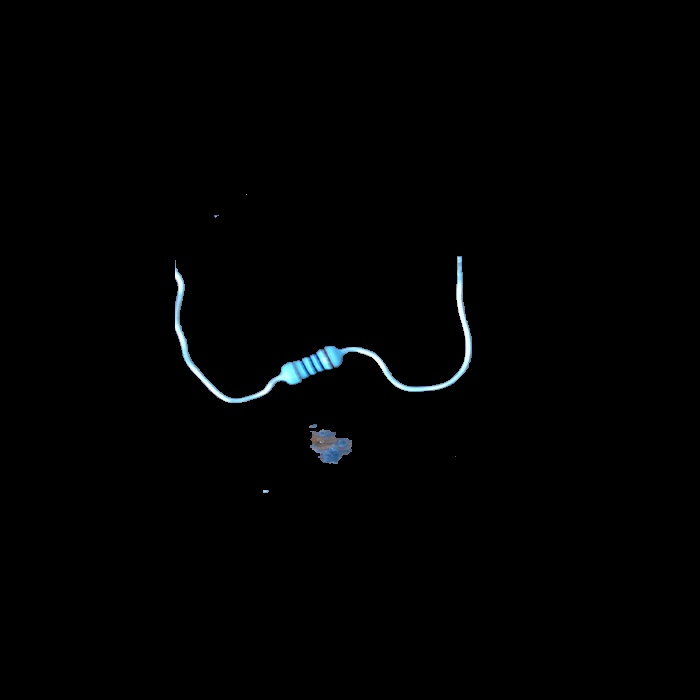
#> input picture archive_clean/100R_1-4W/100R_1-4W_(103).jpg, 700 x 700 px; its folder holds only this picture in this run
$ python preprocess.py
#> lines starting #> are read from the running program, lines starting #| are printed output that depends on the picture; after the words box and inside, x2 and y2 are one past the last pixel; in counts of white or black regions, pixels touching at a corner belong together
### python/contour.py
#?------------------------------------------------------------
#? Author: Nolan Tuttle & Mathew Hobson
#? Project: ResistorClassification
#?------------------------------------------------------------

import cv2 as cv
import numpy as np

# ── GrabCut ───────────────────────────────────────────────────────────────────
# Fraction of image width/height reserved as definite background hint.
# Increase if the resistor is small relative to the frame; decrease if it
# fills most of the frame.
RECT_MARGIN_X = 0.40
RECT_MARGIN_Y = 0.40
GC_ITER       = 7       # GrabCut EM iterations

# ── Foreground mask cleanup ───────────────────────────────────────────────────
CLOSE_SIZE = 5          # ellipse kernel for closing (fills gaps in body mask)
CLOSE_ITER = 3
OPEN_SIZE  = 4          # ellipse kernel for opening (removes isolated noise)
OPEN_ITER  = 2

# ── Initial contour selection (includes leads) ────────────────────────────────
MIN_AREA    = 677       # minimum pixel area for candidate contour
CENTER_ZONE = 0.31      # fraction of image considered "center" (x and y)

# ── Body isolation via erosion (strips leads) ─────────────────────────────────
ERODE_SIZE = 8
ERODE_ITER = 1

# ── Body shape validation (after lead removal) ────────────────────────────────
BODY_ASPECT_MIN = 1.1   # min length/width of resistor body
BODY_ASPECT_MAX = 8.0   # max length/width
BODY_CONVEXITY  = 0.52  # min area/convex-hull-area ratio


# ─────────────────────────────────────────────────────────────────────────────

def _grabcut_fg(img, rect_margin_x, rect_margin_y, gc_iter):
    """Return a binary foreground mask using two-pass GrabCut.

    Pass 1: rect initialisation — rough foreground region.
    Pass 2: seed from pass-1 result — eroded core = definite FG,
            dilated inverse = definite BG. Refines edges significantly.
    """
    h, w = img.shape[:2]
    mx   = max(int(w * rect_margin_x), 1)
    my   = max(int(h * rect_margin_y), 1)
    rect = (mx, my, w - 2 * mx, h - 2 * my)

    mask = np.zeros((h, w), np.uint8)
    bgd  = np.zeros((1, 65), np.float64)
    fgd  = np.zeros((1, 65), np.float64)

    # Pass 1 — rect init
    cv.grabCut(img, mask, rect, bgd, fgd, gc_iter, cv.GC_INIT_WITH_RECT)
    fg1 = np.where((mask == 1) | (mask == 3), 255, 0).astype(np.uint8)

    # Pass 2 — seed from pass-1 result
    # erode fg1 heavily → definite foreground core
    # dilate complement  → definite background shell
    k_fg = cv.getStructuringElement(cv.MORPH_ELLIPSE, (15, 15))
    k_bg = cv.getStructuringElement(cv.MORPH_ELLIPSE, (3,  3))
    sure_fg = cv.erode(fg1,             k_fg, iterations=3)
    sure_bg = cv.dilate(255 - fg1,      k_bg, iterations=2)

    mask2 = np.full((h, w), cv.GC_PR_FGD, dtype=np.uint8)  # prob fg by default
    mask2[sure_bg == 255] = cv.GC_BGD   # definite background
    mask2[sure_fg == 255] = cv.GC_FGD   # definite foreground

    bgd2 = np.zeros((1, 65), np.float64)
    fgd2 = np.zeros((1, 65), np.float64)
    cv.grabCut(img, mask2, None, bgd2, fgd2, gc_iter, cv.GC_INIT_WITH_MASK)

    return np.where((mask2 == 1) | (mask2 == 3), 255, 0).astype(np.uint8)


def _in_center(contour, cx_min, cx_max, cy_min, cy_max):
    x, y, w, h = cv.boundingRect(contour)
    ccx = x + w / 2
    ccy = y + h / 2
    return cx_min < ccx < cx_max and cy_min < ccy < cy_max


def isolate_band_region(image_path,
                        rect_margin_x=RECT_MARGIN_X,
                        rect_margin_y=RECT_MARGIN_Y,
                        gc_iter=GC_ITER,
                        close_size=CLOSE_SIZE,
                        close_iter=CLOSE_ITER,
                        open_size=OPEN_SIZE,
                        open_iter=OPEN_ITER,
                        min_area=MIN_AREA,
                        center_zone=CENTER_ZONE,
                        erode_size=ERODE_SIZE,
                        erode_iter=ERODE_ITER,
                        body_aspect_min=BODY_ASPECT_MIN,
                        body_aspect_max=BODY_ASPECT_MAX,
                        body_convexity=BODY_CONVEXITY):

    img = cv.imread(image_path)
    if img is None:
        raise ValueError(f"Cannot read image: {image_path}")

    debug_img        = img.copy()
    img_h, img_w     = img.shape[:2]

    # ── 1. GrabCut foreground mask ────────────────────────────────────────────
    fg = _grabcut_fg(img, rect_margin_x, rect_margin_y, gc_iter)

    # ── 2. Morphological cleanup ──────────────────────────────────────────────
    ck = cv.getStructuringElement(cv.MORPH_ELLIPSE, (close_size, close_size))
    ok = cv.getStructuringElement(cv.MORPH_ELLIPSE, (open_size,  open_size))
    fg = cv.morphologyEx(fg, cv.MORPH_CLOSE, ck, iterations=close_iter)
    fg = cv.morphologyEx(fg, cv.MORPH_OPEN,  ok, iterations=open_iter)

    # ── 3. Pick best centered contour (may include leads) ─────────────────────
    contours, _ = cv.findContours(fg, cv.RETR_EXTERNAL, cv.CHAIN_APPROX_SIMPLE)
    if not contours:
        raise ValueError("No contours in GrabCut mask")

    margin_x = img_w * (1 - center_zone) / 2
    margin_y = img_h * (1 - center_zone) / 2
    cx_min, cx_max = margin_x, img_w - margin_x
    cy_min, cy_max = margin_y, img_h - margin_y

    centered = [c for c in contours
                if cv.contourArea(c) >= min_area
                and _in_center(c, cx_min, cx_max, cy_min, cy_max)]

    if not centered:
        raise ValueError("No sufficiently large centered contour")

    best = max(centered, key=cv.contourArea)

    # ── 4. Erode to strip leads ───────────────────────────────────────────────
    full_mask = np.zeros((img_h, img_w), dtype=np.uint8)
    cv.drawContours(full_mask, [best], -1, 255, thickness=cv.FILLED)

    ek     = cv.getStructuringElement(cv.MORPH_ELLIPSE, (erode_size, erode_size))
    eroded = cv.erode(full_mask, ek, iterations=erode_iter)

    if cv.countNonZero(eroded) == 0:
        raise ValueError("Erosion removed the entire region — increase erode_size or erode_iter")

    # ── 5. Validate body shape ────────────────────────────────────────────────
    body_ctrs, _ = cv.findContours(eroded, cv.RETR_EXTERNAL, cv.CHAIN_APPROX_SIMPLE)
    if not body_ctrs:
        raise ValueError("No body contours after erosion")

    body_candidates = []
    for c in body_ctrs:
        area = cv.contourArea(c)
        if area < min_area / 2:
            continue
        _, (bw, bh), _ = cv.minAreaRect(c)
        if min(bw, bh) == 0:
            continue
        aspect = max(bw, bh) / min(bw, bh)
        if not (body_aspect_min <= aspect <= body_aspect_max):
            continue
        hull      = cv.convexHull(c)
        hull_area = cv.contourArea(hull)
        if hull_area > 0 and area / hull_area >= body_convexity:
            body_candidates.append(c)

    if not body_candidates:
        raise ValueError("No valid body contour after shape filtering")

    body = max(body_candidates, key=cv.contourArea)

    # ── 6. Rotate and crop ────────────────────────────────────────────────────
    rect_rot          = cv.minAreaRect(body)
    center, (bw, bh), angle = rect_rot

    if bw < bh:
        bw, bh = bh, bw
        angle += 90

    M       = cv.getRotationMatrix2D(center, angle, 1.0)
    rotated = cv.warpAffine(img, M, (img_w, img_h),
                            flags=cv.INTER_LINEAR,
                            borderMode=cv.BORDER_REPLICATE)

    cx, cy = int(center[0]), int(center[1])
    half_w = int(bw / 2)
    half_h = int(bh / 2)
    x1, x2 = max(cx - half_w, 0), min(cx + half_w, img_w)
    y1, y2 = max(cy - half_h, 0), min(cy + half_h, img_h)

    body_crop = rotated[y1:y2, x1:x2]

    # ── Debug overlay ─────────────────────────────────────────────────────────
    box_pts = cv.boxPoints(rect_rot).astype(np.int32)
    cv.drawContours(debug_img, [box_pts], 0, (0, 255, 0), 2)
    cv.putText(debug_img, "Resistor body",
               (box_pts[1][0], box_pts[1][1] - 10),
               cv.FONT_HERSHEY_SIMPLEX, 0.5, (0, 255, 0), 1)

    return body_crop, debug_img


def preprocess_for_feature_extraction(image_path):
    band_crop, _ = isolate_band_region(image_path)
    return band_crop

### python/preprocess.py
#?------------------------------------------------------------
#? Author: Nolan Tuttle & Mathew Hobson
#? Project: ResistorClassification
#?------------------------------------------------------------

import os
import cv2 as cv
import shutil as sh
from contour import isolate_band_region


def preprocess_dir(src, dst='archive_clean'):
#> called with src = 'archive', dst = 'archive_clean'
    print(f'Copying {src} -> {dst} ...')
    sh.copytree(src, dst, dirs_exist_ok=True)

    all_files = [
        os.path.join(root, f)
        for root, _, files in os.walk(dst)
        for f in files if f.endswith('.jpg')
    ]
    total   = len(all_files)
    count   = 0
    skipped = 0

    print(f'Processing {total} images...\n')

    for filepath in all_files:
        count += 1

        image = cv.imread(filepath)
#> image is the input picture: shape (700, 700, 3); mean B, G, R 2.2, 2, 1.5
        if image is None:
            print(f'  [SKIP] unreadable: {filepath}')
            os.remove(filepath)
            skipped += 1
            continue

        try:
            band_crop, _ = isolate_band_region(filepath)
#> in _grabcut_fg, `sure_fg = cv.erode(fg1,             k_fg, iterations=3)`:
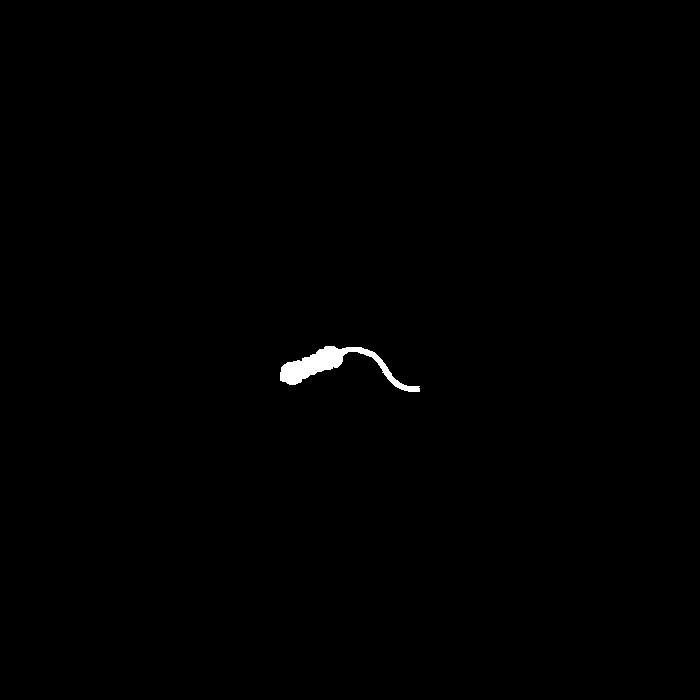
#> fg1: shape (700, 700); 0.38% white; 1 white region, box (x1, y1, x2, y2) and area: (280, 346, 420, 392) 1868
#> in isolate_band_region, `fg = _grabcut_fg(img, rect_margin_x, rect_margin_y, gc_iter)`:
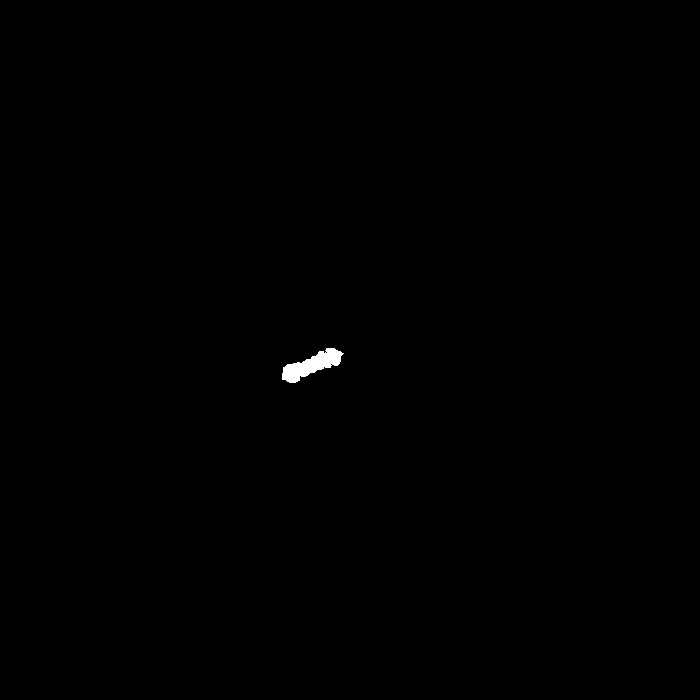
#> fg: shape (700, 700); 0.2% white; 1 white region, box (x1, y1, x2, y2) and area: (282, 348, 344, 383) 1001
#> in isolate_band_region, `fg = cv.morphologyEx(fg, cv.MORPH_CLOSE, ck, iterations=close_iter)`: fg: shape (700, 700); 0.21% white; 1 white region, box (x1, y1, x2, y2) and area: (282, 348, 344, 383) 1043
#> in isolate_band_region, `fg = cv.morphologyEx(fg, cv.MORPH_OPEN,  ok, iterations=open_iter)`: fg: shape (700, 700); 0.21% white; 1 white region
#> in isolate_band_region, `contours, _ = cv.findContours(fg, cv.RETR_EXTERNAL, cv.CHAIN_APPROX_SI..`: contours = 1 contour; box (x1, y1, x2, y2) and area: (284, 350, 343, 385) 954
#> in isolate_band_region, `centered = [c for c in contours if cv.contourArea(c) >= min_area and _..`: centered has the same summary as contours
#> in isolate_band_region, `best = max(centered, key=cv.contourArea)`: best = contour of 89 points, box (x1, y1, x2, y2) (284, 350, 343, 385), area 954
#> in isolate_band_region, `eroded = cv.erode(full_mask, ek, iterations=erode_iter)`:
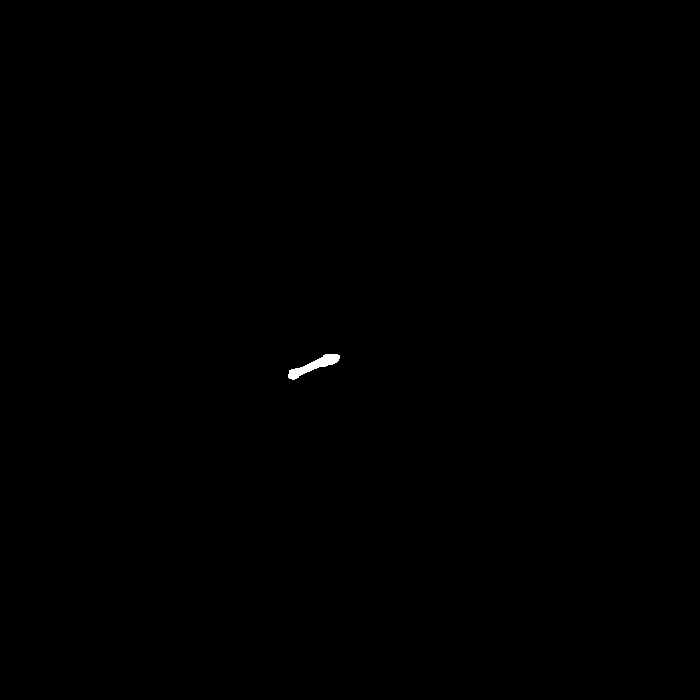
#> eroded: shape (700, 700); 0.1% white; 1 white region
#> in isolate_band_region, `body_ctrs, _ = cv.findContours(eroded, cv.RETR_EXTERNAL, cv.CHAIN_APPR..`: body_ctrs = 1 contour; box (x1, y1, x2, y2) and area: (288, 354, 340, 380) 427
#> the loop in isolate_band_region, `for c in body_ctrs:` made 1 pass
#> (area, bw, bh, aspect, hull_area) on pass 1: (427, 55.52, 11.87, 4.68, 562)
#> after the loop in isolate_band_region, `for c in body_ctrs:`: body_candidates has the same summary as body_ctrs
#> in isolate_band_region, `body = max(body_candidates, key=cv.contourArea)`: body = contour of 78 points, box (x1, y1, x2, y2) (288, 354, 340, 380), area 427
#> in isolate_band_region, `rect_rot          = cv.minAreaRect(body)`: rect_rot = ((313.1, 365.1), (55.52, 11.87), -21.54)
#> in isolate_band_region, `center, (bw, bh), angle = rect_rot`: center = (313.1, 365.1); angle = -21.54
#> in isolate_band_region, `M       = cv.getRotationMatrix2D(center, angle, 1.0)`: M = [[0.93, -0.367, 155.9], [0.367, 0.93, -89.47]]
#> in isolate_band_region, `cx, cy = int(center[0]), int(center[1])`: cx = 313; cy = 365
#> in isolate_band_region, `half_w = int(bw / 2)`: half_w = 27
#> in isolate_band_region, `half_h = int(bh / 2)`: half_h = 5
#> in isolate_band_region, `x1, x2 = max(cx - half_w, 0), min(cx + half_w, img_w)`: x1 = 286; x2 = 340
#> in isolate_band_region, `y1, y2 = max(cy - half_h, 0), min(cy + half_h, img_h)`: y1 = 360; y2 = 370
#> in isolate_band_region, `box_pts = cv.boxPoints(rect_rot).astype(np.int32)`: box_pts = [[289, 380], [285, 369], [336, 349], [341, 360]]
#> in isolate_band_region, `cv.putText(debug_img, "Resistor body", (box_pts[1][0], box_pts[1][1] -..`:
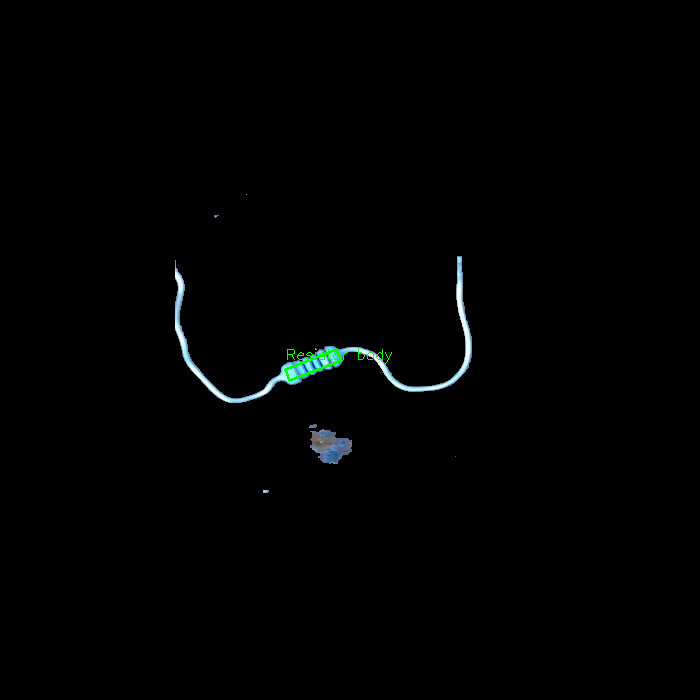
#> debug_img: shape (700, 700, 3); mean B, G, R 2, 2.1, 1.4
            band_crop    = cv.resize(band_crop, (700, 700))
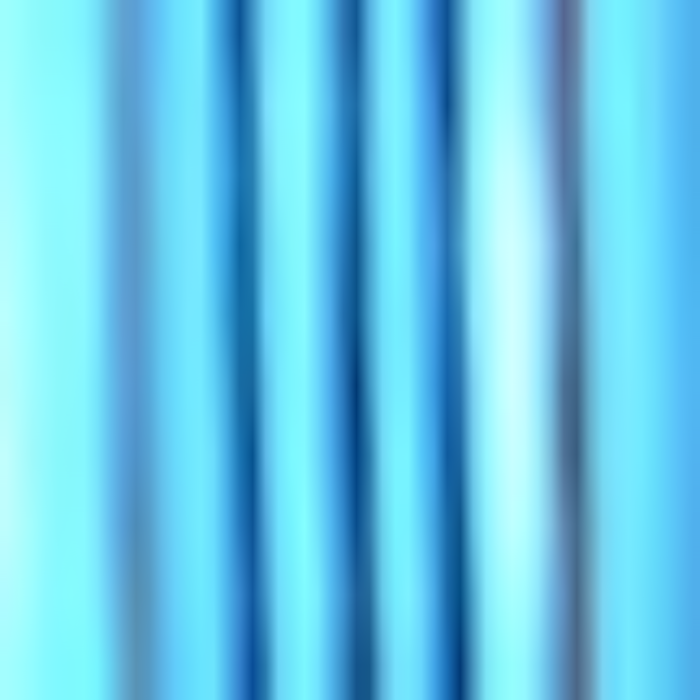
#> band_crop: shape (700, 700, 3); mean of channels 0, 1, 2 231.3, 199.8, 104.7; drawn as B, G, R
            cv.imwrite(filepath, band_crop)
        except Exception as e:
            print(f'  [SKIP] {os.path.basename(filepath)} — {e}')
            os.remove(filepath)
            skipped += 1
            continue

        if count % 50 == 0 or count == total:
            pct = count / total * 100
            print(f'  {count}/{total}  ({pct:.1f}%)  skipped: {skipped}')
#> pass 2 of the loop in preprocess_dir, `for filepath in all_files:`:
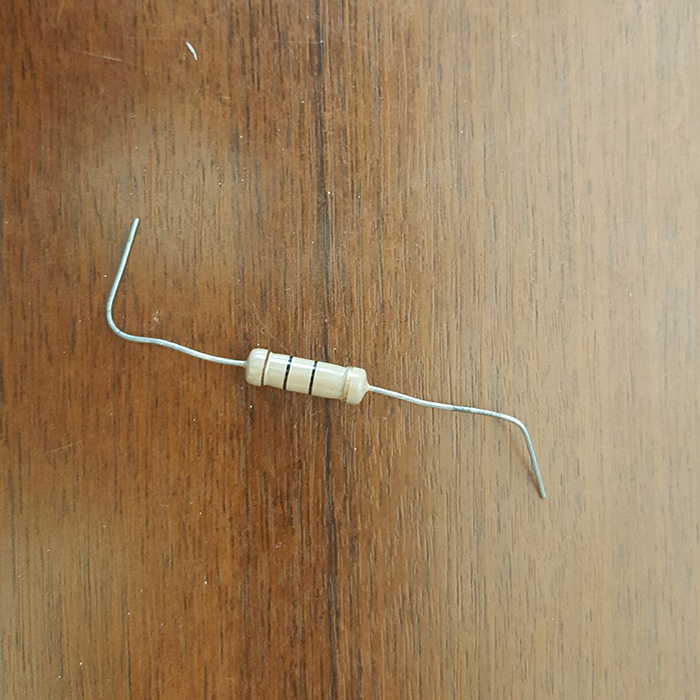
#> input picture archive_clean/10R_1W/10R_1W_(1).jpg, 700 x 700 px
#> in preprocess_dir, image is the input picture: shape (700, 700, 3); mean B, G, R 95.1, 129.4, 157.9
#> in _grabcut_fg (call 2), `sure_fg = cv.erode(fg1,             k_fg, iterations=3)`:
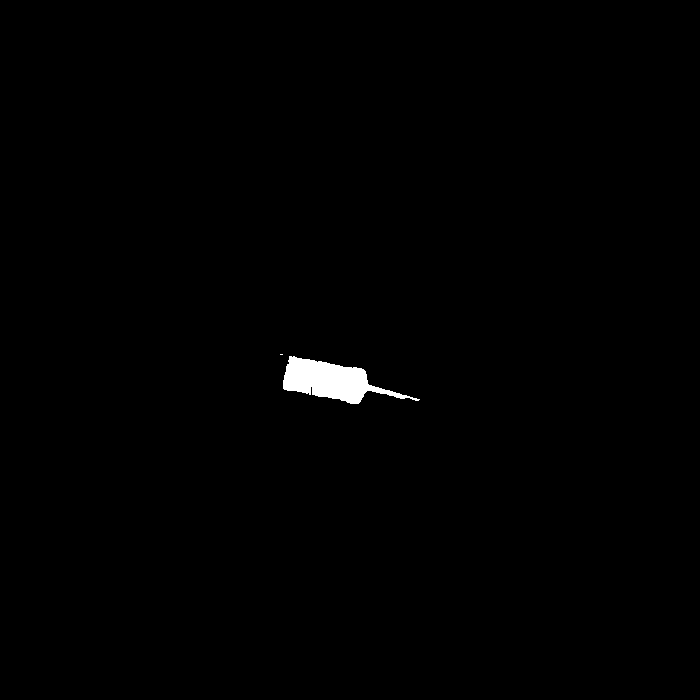
#> fg1: shape (700, 700); 0.62% white; 2 white regions (1 under 20 px), largest, box (x1, y1, x2, y2) and area: (283, 356, 420, 404) 3021
#> contours = 1 contour; box (x1, y1, x2, y2) and area: (289, 361, 370, 403) 2182
#> centered has the same summary as contours
#> eroded: shape (700, 700); 0.31% white; 1 white region
#> body_ctrs = 1 contour; box (x1, y1, x2, y2) and area: (293, 365, 366, 399) 1438
#> the loop in isolate_band_region (call 2), `for c in body_ctrs:` made 1 pass
#> (area, bw, bh, aspect, hull_area) on pass 1: (1438.5, 23.85, 72.82, 3.05, 1614)
#> after the loop in isolate_band_region (call 2), `for c in body_ctrs:`: body_candidates has the same summary as body_ctrs
#> in preprocess_dir, `band_crop    = cv.resize(band_crop, (700, 700))`:
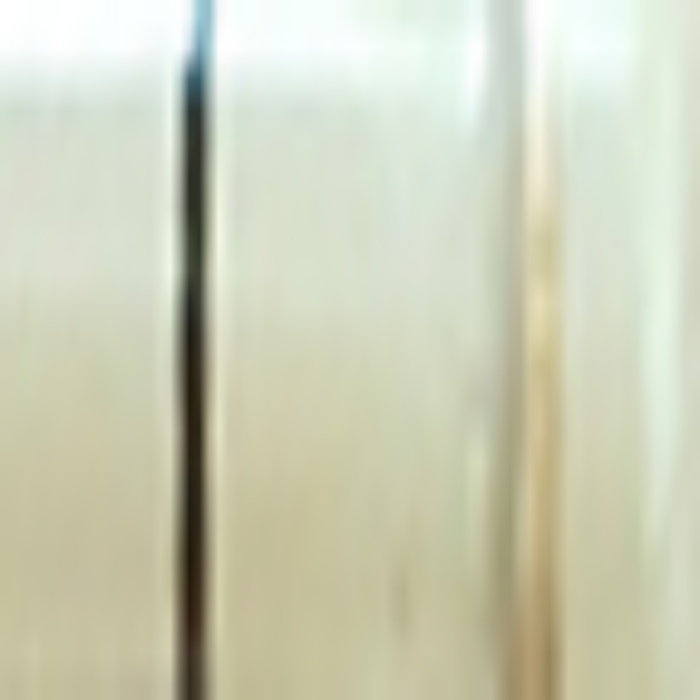
#> band_crop: shape (700, 700, 3); mean B, G, R 184.8, 207.9, 205.1

    print(f'\nDone. Saved: {count - skipped}, Skipped: {skipped}, Total: {total}')


if __name__ == '__main__':
    preprocess_dir('archive')
